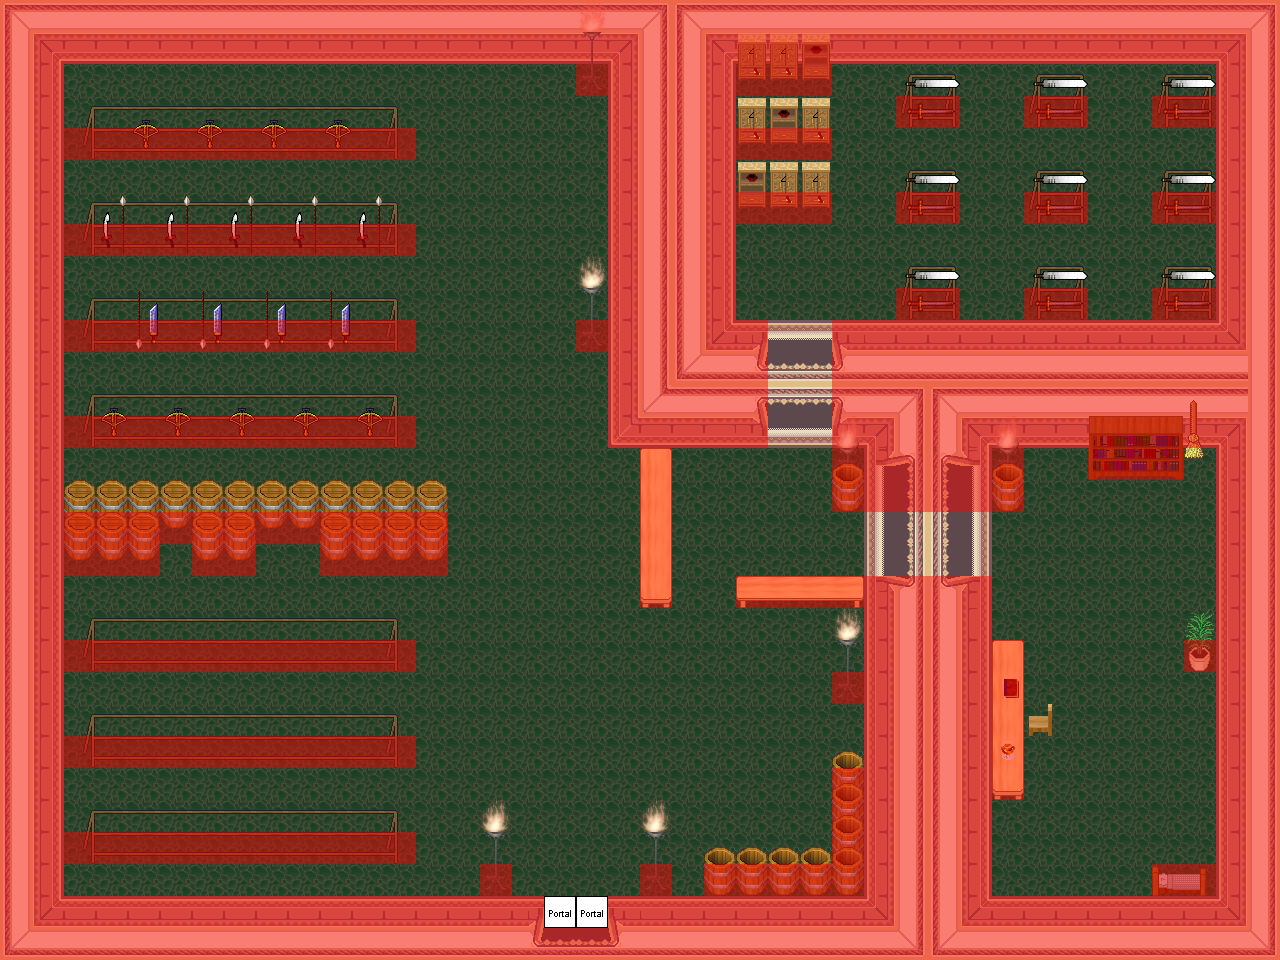

This game map was drawn from its Tiled (.tmx) file and the tilesets committed beside it. A one-line description and the trimmed map source follow:
An orthogonal 40x30 tile map with 32x32 px tiles, 7 tile layers (0_floor, 1_terrain, 2_object, 3_roof, ...), 26 tilesets and 9 objects (7x mapchange, 2x mapchange_exit).

<map version="1.8" tiledversion="1.8.4" orientation="orthogonal" renderorder="right-down" width="40" height="30" tilewidth="32" tileheight="32" infinite="0" nextlayerid="8" nextobjectid="1">
 <tileset firstgid="1" name="wall" tilewidth="32" tileheight="32" tilecount="16" columns="2">
  <image source="../../tileset/building/wall/int_wall_pale.png" width="64" height="256" />
 </tileset>
 <tileset firstgid="17" name="wall2" tilewidth="32" tileheight="32" tilecount="20" columns="2">
  <image source="../../tileset/building/wall/int_wall_purple.png" width="64" height="320" />
 </tileset>
 <tileset firstgid="37" name="entrance" tilewidth="32" tileheight="32" tilecount="36" columns="9">
  <image source="../../tileset/building/entrance/pale_red_ns.png" width="288" height="128" />
 </tileset>
 <tileset firstgid="73" name="entrance details" tilewidth="32" tileheight="32" tilecount="6" columns="3">
  <image source="../../tileset/building/entrance/detail_ns.png" width="96" height="64" />
 </tileset>
 <tileset firstgid="79" name="entrance 2" tilewidth="32" tileheight="32" tilecount="48" columns="8">
  <image source="../../tileset/building/entrance/pale_red_ew.png" width="256" height="192" />
 </tileset>
 <tileset firstgid="127" name="entrance 2 details" tilewidth="32" tileheight="32" tilecount="6" columns="2">
  <image source="../../tileset/building/entrance/detail_ew.png" width="64" height="96" />
 </tileset>
 <tileset firstgid="133" name="weapons rack" tilewidth="32" tileheight="32" tilecount="18" columns="9">
  <image source="../../tileset/item/armor/weapons_rack.png" width="288" height="64" />
 </tileset>
 <tileset firstgid="151" name="barrel" tilewidth="32" tileheight="32" tilecount="2" columns="1">
  <image source="../../tileset/item/pot/small_barrel.png" width="32" height="64" />
 </tileset>
 <tileset firstgid="153" name="table" tilewidth="32" tileheight="32" tilecount="3" columns="1">
  <image source="../../tileset/furniture/table/long_front_on_pale.png" width="32" height="96" />
 </tileset>
 <tileset firstgid="156" name="table 2" tilewidth="32" tileheight="32" tilecount="3" columns="3">
  <image source="../../tileset/furniture/table/long_side_on_pale.png" width="96" height="32" />
 </tileset>
 <tileset firstgid="159" name="barrel 2" tilewidth="32" tileheight="32" tilecount="2" columns="1">
  <image source="../../tileset/item/pot/barrel_tall.png" width="32" height="64" />
 </tileset>
 <tileset firstgid="161" name="weapon rack 2" tilewidth="32" tileheight="32" tilecount="4" columns="2">
  <image source="../../tileset/item/armor/sword_rack.png" width="64" height="64" />
 </tileset>
 <tileset firstgid="165" name="shelf1" tilewidth="32" tileheight="32" tilecount="6" columns="3">
  <image source="../../tileset/furniture/shelve/bright_bookshelf_and_cupboard.png" width="96" height="64" />
 </tileset>
 <tileset firstgid="171" name="bet" tilewidth="32" tileheight="32" tilecount="2" columns="2">
  <image source="../../tileset/furniture/bed/side_on.png" width="64" height="32" />
 </tileset>
 <tileset firstgid="173" name="chair" tilewidth="32" tileheight="32" tilecount="4" columns="2">
  <image source="../../tileset/furniture/chair/wooden_pale.png" width="64" height="64" />
 </tileset>
 <tileset firstgid="177" name="bookshelf" tilewidth="32" tileheight="32" tilecount="6" columns="3">
  <image source="../../tileset/furniture/shelve/dark_bookshelf_2.png" width="96" height="64" />
 </tileset>
 <tileset firstgid="183" name="plant" tilewidth="32" tileheight="32" tilecount="2" columns="1">
  <image source="../../tileset/plant/indoor/oriental_plant.png" width="32" height="64" />
 </tileset>
 <tileset firstgid="185" name="book" tilewidth="32" tileheight="32" tilecount="4" columns="2">
  <image source="../../tileset/item/documents/book.png" width="64" height="64" />
 </tileset>
 <tileset firstgid="189" name="brush" tilewidth="32" tileheight="32" tilecount="3" columns="1">
  <image source="../../tileset/item/brush.png" width="32" height="96" />
 </tileset>
 <tileset firstgid="192" name="drink" tilewidth="32" tileheight="32" tilecount="2" columns="1">
  <image source="../../tileset/item/drink/cognac.png" width="32" height="64" />
 </tileset>
 <tileset firstgid="194" name="portal" tilewidth="32" tileheight="32" tilecount="24" columns="8">
  <image source="../../tileset/logic/portal.png" width="256" height="96" />
 </tileset>
 <tileset firstgid="218" name="collision" tilewidth="32" tileheight="32" tilecount="1" columns="1">
  <image source="../../tileset/logic/collision.png" width="32" height="32" />
 </tileset>
 <tileset firstgid="219" name="steel lamp" tilewidth="32" tileheight="32" tilecount="3" columns="1">
  <image source="../../tileset/furniture/light/iron_lamp.png" width="32" height="96" />
 </tileset>
 <tileset firstgid="222" name="flames" tilewidth="32" tileheight="32" tilecount="6" columns="6">
  <image source="../../tileset/furniture/light/flames.png" width="192" height="32" />
 </tileset>
 <tileset firstgid="228" name="greenGround2" tilewidth="32" tileheight="32" tilecount="2" columns="2">
  <image source="../../tileset/ground/greenGround2.png" width="64" height="32" />
 </tileset>
 <tileset firstgid="230" name="pale_red_ew_transparent_doors" tilewidth="32" tileheight="32" tilecount="24" columns="4">
  <image source="../../tileset/building/entrance/pale_red_ew_transparent_doors.png" width="128" height="192" />
 </tileset>
 <layer id="1" name="0_floor" width="40" height="30">
  <data>[1200 cells, 1200 non-empty, 1 distinct tile ids]</data>
 </layer>
 <layer id="2" name="1_terrain" width="40" height="30">
  <data>[1200 cells, 592 non-empty, 69 distinct tile ids]</data>
 </layer>
 <layer id="3" name="2_object" width="40" height="30">
  <data>[1200 cells, 28 non-empty, 14 distinct tile ids]</data>
 </layer>
 <layer id="4" name="3_roof" width="40" height="30">
  <data>[1200 cells, 161 non-empty, 34 distinct tile ids]</data>
 </layer>
 <layer id="5" name="objects" width="40" height="30">
  <data>[1200 cells, 2 non-empty, 1 distinct tile ids]</data>
 </layer>
 <layer id="6" name="collision" width="40" height="30" opacity="0.47">
  <data>[1200 cells, 572 non-empty, 1 distinct tile ids]</data>
 </layer>
 <layer id="7" name="protection" width="40" height="30">
  <data>[1200 cells, 0 non-empty, 0 distinct tile ids]</data>
 </layer>
 <objectgroup name="Mapevents">
  <object name="storage_entrance_west" type="mapchange_exit" id="1" x="544" y="896" width="32" height="32">
   <properties>
    <property name="map" value="-1_fado_great_cave_w_x1_y3" />
    <property name="place" value="storage_west_entrance" />
   </properties>
  </object>
  <object name="storage_entrance_east" type="mapchange_exit" id="2" x="576" y="896" width="32" height="32">
   <properties>
    <property name="map" value="-1_fado_great_cave_w_x1_y3" />
    <property name="place" value="storage_east_entrance" />
   </properties>
  </object>
  <object name="east" type="mapchange" id="3" x="992" y="64" width="32" height="256">
   <properties>
    <property name="map" value="int_ados_bank_x1_y0" />
    <property name="place" value="west" />
   </properties>
  </object>
  <object name="east2" type="mapchange" id="4" x="992" y="512" width="32" height="128">
   <properties>
    <property name="map" value="int_ados_bank_x1_y0" />
    <property name="place" value="west2" />
   </properties>
  </object>
  <object name="east3" type="mapchange" id="5" x="992" y="800" width="32" height="96">
   <properties>
    <property name="map" value="int_ados_bank_x1_y0" />
    <property name="place" value="west3" />
   </properties>
  </object>
  <object name="west" type="mapchange" id="6" x="1024" y="64" width="32" height="32">
   <properties>
    <property name="map" value="int_ados_magician_house_x0_y0" />
    <property name="place" value="east" />
   </properties>
  </object>
  </objectgroup>
</map>
<!-- 3 of 9 objects omitted -->
